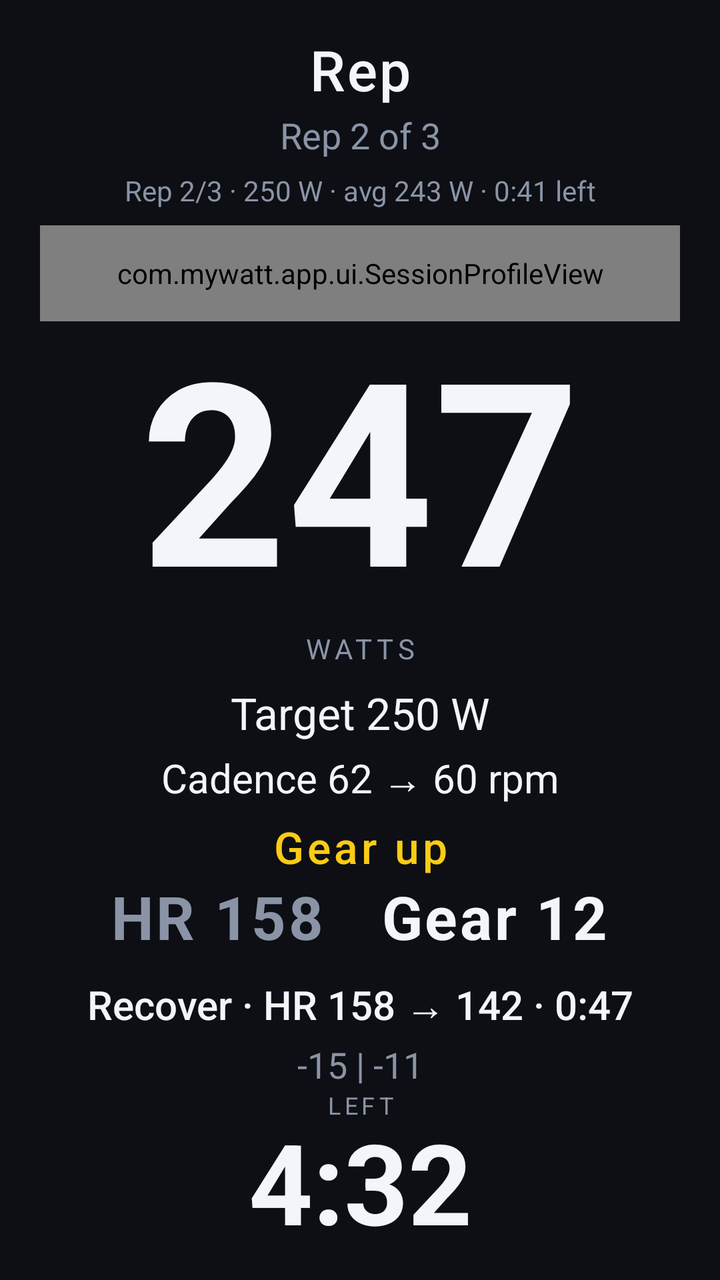
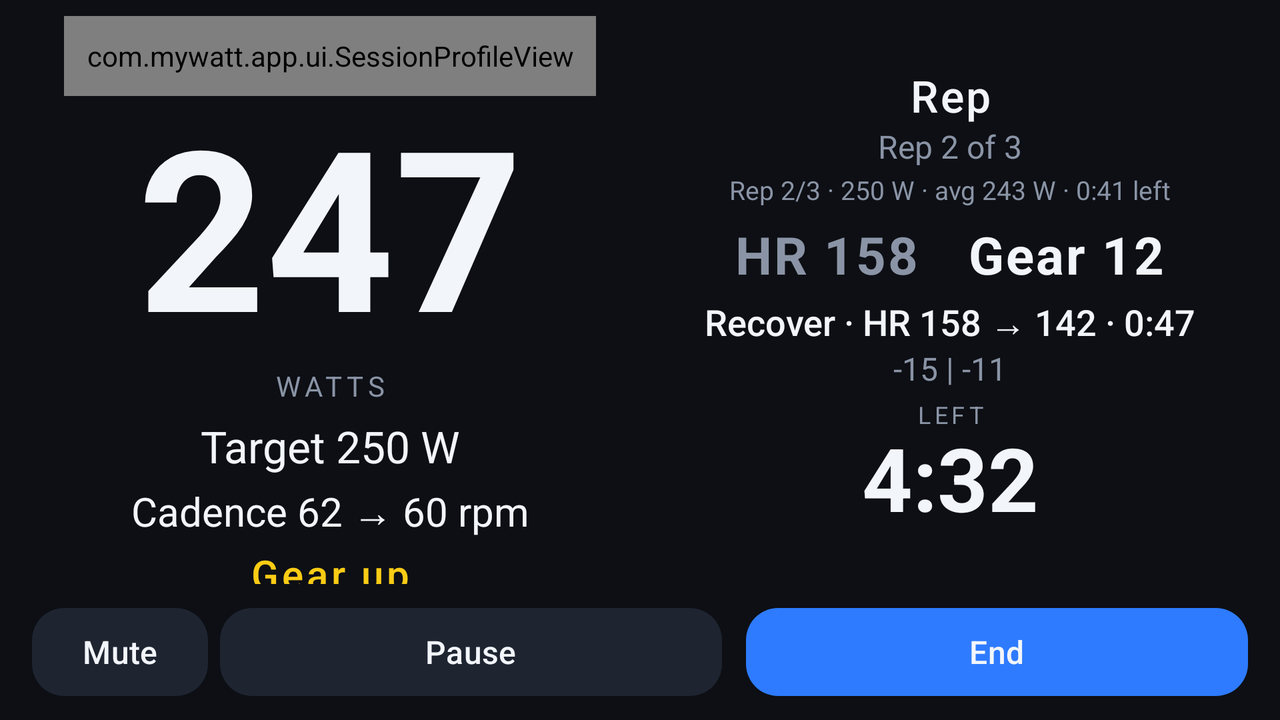

Two renders of one Android screen. The first uses the default layout on a phone; the second uses the alternative layout the repository ships for a different screen configuration, on a matching device. The two XML files are below.
<!-- AndroidManifest.xml: activity theme Theme.MyWatt -->
<!-- res/layout/activity_session.xml -->
<?xml version="1.0" encoding="utf-8"?>
<FrameLayout xmlns:android="http://schemas.android.com/apk/res/android"
    xmlns:app="http://schemas.android.com/apk/res-auto"
    xmlns:tools="http://schemas.android.com/tools"
    android:layout_width="match_parent"
    android:layout_height="match_parent"
    android:background="@color/background"
    tools:context=".session.SessionActivity">

    
    <LinearLayout
        android:id="@+id/livePanel"
        android:layout_width="match_parent"
        android:layout_height="match_parent"
        android:background="@color/background"
        android:orientation="vertical"
        android:paddingStart="20dp"
        android:paddingEnd="20dp"
        android:paddingTop="16dp"
        android:paddingBottom="20dp">

        
        <TextView
            android:id="@+id/blockTitle"
            android:layout_width="match_parent"
            android:layout_height="wrap_content"
            android:fontFamily="sans-serif-medium"
            android:gravity="center_horizontal"
            android:letterSpacing="0.04"
            android:textColor="@color/text_primary"
            android:textSize="28sp"
            tools:text="Rep" />

        <TextView
            android:id="@+id/repLine"
            android:layout_width="match_parent"
            android:layout_height="wrap_content"
            android:layout_marginTop="2dp"
            android:gravity="center_horizontal"
            android:textColor="@color/text_secondary"
            android:textSize="18sp"
            tools:text="Rep 2 of 3" />

        <TextView
            android:id="@+id/statusLine"
            android:layout_width="match_parent"
            android:layout_height="wrap_content"
            android:layout_marginTop="6dp"
            android:gravity="center_horizontal"
            android:textColor="@color/text_secondary"
            android:textSize="14sp"
            tools:text="Rep 2/3 · 250 W · avg 243 W · 0:41 left" />

        <Space
            android:layout_width="match_parent"
            android:layout_height="0dp"
            android:layout_weight="1" />

        
        
        <com.mywatt.app.ui.SessionProfileView
            android:id="@+id/profileStrip"
            android:layout_width="match_parent"
            android:layout_height="48dp"
            android:layout_marginTop="8dp"
            android:layout_marginBottom="4dp" />

        
        <com.mywatt.app.ui.RevCounterView
            android:id="@+id/revCounter"
            android:layout_width="match_parent"
            android:layout_height="wrap_content"
            android:visibility="gone" />

        <TextView
            android:id="@+id/wattsValue"
            android:layout_width="match_parent"
            android:layout_height="wrap_content"
            android:fontFamily="sans-serif"
            android:gravity="center_horizontal"
            android:includeFontPadding="false"
            android:text="@string/no_reading"
            android:textColor="@color/text_primary"
            android:textSize="128sp"
            android:textStyle="bold"
            tools:text="247" />

        <TextView
            android:id="@+id/wattsUnit"
            android:layout_width="match_parent"
            android:layout_height="wrap_content"
            android:gravity="center_horizontal"
            android:letterSpacing="0.16"
            android:text="@string/unit_watts"
            android:textColor="@color/text_secondary"
            android:textSize="14sp" />

        <TextView
            android:id="@+id/targetValue"
            android:layout_width="match_parent"
            android:layout_height="wrap_content"
            android:layout_marginTop="8dp"
            android:gravity="center_horizontal"
            android:textColor="@color/text_primary"
            android:textSize="22sp"
            tools:text="Target 250 W" />

        <TextView
            android:id="@+id/cadenceLine"
            android:layout_width="match_parent"
            android:layout_height="wrap_content"
            android:layout_marginTop="4dp"
            android:gravity="center_horizontal"
            android:textColor="@color/text_primary"
            android:textSize="20sp"
            android:visibility="gone"
            tools:text="Cadence 62 → 60 rpm"
            tools:visibility="visible" />

        <TextView
            android:id="@+id/gearNag"
            android:layout_width="match_parent"
            android:layout_height="wrap_content"
            android:layout_marginTop="6dp"
            android:fontFamily="sans-serif-medium"
            android:gravity="center_horizontal"
            android:letterSpacing="0.08"
            android:text="@string/session_gear_up"
            android:textColor="@color/zone_4"
            android:textSize="22sp"
            android:visibility="invisible"
            tools:visibility="visible" />

        <Space
            android:layout_width="match_parent"
            android:layout_height="0dp"
            android:layout_weight="1" />

        
        <LinearLayout
            android:layout_width="match_parent"
            android:layout_height="wrap_content"
            android:gravity="center"
            android:orientation="horizontal">

            <TextView
                android:id="@+id/hrValue"
                android:layout_width="wrap_content"
                android:layout_height="wrap_content"
                android:fontFamily="sans-serif"
                android:letterSpacing="0.04"
                android:text="@string/hr_unknown"
                android:textColor="@color/text_secondary"
                android:textSize="30sp"
                android:textStyle="bold"
                tools:text="HR 158" />

            <TextView
                android:id="@+id/gearValue"
                android:layout_width="wrap_content"
                android:layout_height="wrap_content"
                android:layout_marginStart="28dp"
                android:fontFamily="sans-serif"
                android:letterSpacing="0.04"
                android:text="@string/gear_unknown"
                android:textColor="@color/text_primary"
                android:textSize="30sp"
                android:textStyle="bold"
                tools:text="Gear 12" />
        </LinearLayout>

        <TextView
            android:id="@+id/recoveryLine"
            android:layout_width="match_parent"
            android:layout_height="wrap_content"
            android:layout_marginTop="10dp"
            android:fontFamily="sans-serif-medium"
            android:gravity="center_horizontal"
            android:textColor="@color/text_primary"
            android:textSize="20sp"
            android:visibility="invisible"
            tools:text="Recover · HR 158 → 142 · 0:47"
            tools:visibility="visible" />

        <TextView
            android:id="@+id/minuteDrops"
            android:layout_width="match_parent"
            android:layout_height="wrap_content"
            android:layout_marginTop="4dp"
            android:gravity="center_horizontal"
            android:textColor="@color/text_secondary"
            android:textSize="18sp"
            android:visibility="invisible"
            tools:text="-15 | -11"
            tools:visibility="visible" />

        <Space
            android:layout_width="match_parent"
            android:layout_height="0dp"
            android:layout_weight="1" />

        
        <TextView
            android:id="@+id/timeLabel"
            android:layout_width="match_parent"
            android:layout_height="wrap_content"
            android:gravity="center_horizontal"
            android:letterSpacing="0.16"
            android:text="@string/session_time_left"
            android:textColor="@color/text_secondary"
            android:textSize="12sp" />

        <TextView
            android:id="@+id/timeValue"
            android:layout_width="match_parent"
            android:layout_height="wrap_content"
            android:fontFamily="sans-serif"
            android:gravity="center_horizontal"
            android:includeFontPadding="false"
            android:text="@string/no_reading"
            android:textColor="@color/text_primary"
            android:textSize="56sp"
            android:textStyle="bold"
            tools:text="4:32" />

        <LinearLayout
            android:layout_width="match_parent"
            android:layout_height="wrap_content"
            android:layout_marginTop="12dp"
            android:orientation="horizontal">

            <com.google.android.material.button.MaterialButton
                android:id="@+id/muteButton"
                style="@style/Widget.Material3.Button.TonalButton"
                android:layout_width="wrap_content"
                android:layout_height="56dp"
                android:layout_marginEnd="6dp"
                android:contentDescription="@string/cues_mute"
                android:text="@string/cues_mute"
                android:textColor="@color/text_primary"
                android:textSize="16sp"
                app:backgroundTint="@color/surface_variant"
                app:cornerRadius="16dp" />

            <com.google.android.material.button.MaterialButton
                android:id="@+id/pauseButton"
                style="@style/Widget.Material3.Button.TonalButton"
                android:layout_width="0dp"
                android:layout_height="56dp"
                android:layout_marginEnd="6dp"
                android:layout_weight="1"
                android:text="@string/action_pause"
                android:textColor="@color/text_primary"
                android:textSize="16sp"
                app:backgroundTint="@color/surface_variant"
                app:cornerRadius="16dp" />

            <com.google.android.material.button.MaterialButton
                android:id="@+id/endButton"
                android:layout_width="0dp"
                android:layout_height="56dp"
                android:layout_marginStart="6dp"
                android:layout_weight="1"
                android:text="@string/action_end"
                android:textSize="16sp"
                app:cornerRadius="16dp" />
        </LinearLayout>
    </LinearLayout>

    
    <LinearLayout
        android:id="@+id/resultsPanel"
        android:layout_width="match_parent"
        android:layout_height="match_parent"
        android:background="@color/background"
        android:orientation="vertical"
        android:paddingStart="20dp"
        android:paddingEnd="20dp"
        android:paddingTop="16dp"
        android:paddingBottom="16dp"
        android:visibility="gone">

        <ScrollView
            android:layout_width="match_parent"
            android:layout_height="0dp"
            android:layout_weight="1"
            android:clipToPadding="false"
            android:paddingBottom="12dp">

            <LinearLayout
                android:layout_width="match_parent"
                android:layout_height="wrap_content"
                android:orientation="vertical">

                <TextView
                    android:id="@+id/resultsTitle"
                    android:layout_width="match_parent"
                    android:layout_height="wrap_content"
                    android:fontFamily="sans-serif-medium"
                    android:letterSpacing="0.04"
                    android:text="@string/session_complete"
                    android:textColor="@color/text_primary"
                    android:textSize="28sp" />

                <TextView
                    android:id="@+id/verdictText"
                    android:layout_width="match_parent"
                    android:layout_height="wrap_content"
                    android:layout_marginTop="6dp"
                    android:textColor="@color/text_secondary"
                    android:textSize="16sp"
                    tools:text="All 3 reps on target · Recovery 60 / 65 / 72 s" />

                <HorizontalScrollView
                    android:layout_width="match_parent"
                    android:layout_height="wrap_content"
                    android:layout_marginTop="18dp"
                    android:background="@drawable/bg_card"
                    android:padding="12dp"
                    android:scrollbars="none">

                    <TableLayout
                        android:id="@+id/resultsTable"
                        android:layout_width="wrap_content"
                        android:layout_height="wrap_content"
                        android:shrinkColumns="*" />
                </HorizontalScrollView>
            </LinearLayout>
        </ScrollView>

        <LinearLayout
            android:layout_width="match_parent"
            android:layout_height="wrap_content"
            android:orientation="horizontal"
            android:paddingTop="8dp">

            <com.google.android.material.button.MaterialButton
                android:id="@+id/shareResultsButton"
                style="@style/Widget.Material3.Button.TonalButton"
                android:layout_width="0dp"
                android:layout_height="56dp"
                android:layout_marginEnd="6dp"
                android:layout_weight="1"
                android:text="@string/action_share_log"
                android:textColor="@color/text_primary"
                android:textSize="16sp"
                app:backgroundTint="@color/surface_variant"
                app:cornerRadius="16dp" />

            <com.google.android.material.button.MaterialButton
                android:id="@+id/doneButton"
                android:layout_width="0dp"
                android:layout_height="56dp"
                android:layout_marginStart="6dp"
                android:layout_weight="1"
                android:text="@string/action_done"
                android:textSize="16sp"
                app:cornerRadius="16dp" />
        </LinearLayout>
    </LinearLayout>
</FrameLayout>
<!-- resources referenced by this layout -->
<resources>
  <color name="background">#0D0F14</color>
  <color name="surface_variant">#1E2430</color>
  <color name="text_primary">#F2F5FA</color>
  <color name="text_secondary">#8A94A6</color>
  <color name="zone_4">#FACC15</color>
  <string name="action_done">Done</string>
  <string name="action_end">End</string>
  <string name="action_pause">Pause</string>
  <string name="action_share_log">Share ride log</string>
  <string name="cues_mute">Mute</string>
  <string name="gear_unknown">Gear --</string>
  <string name="hr_unknown">HR --</string>
  <string name="no_reading">--</string>
  <string name="session_complete">Session complete</string>
  <string name="session_gear_up">Gear up</string>
  <string name="session_time_left">LEFT</string>
  <string name="unit_watts">WATTS</string>
  <style name="Theme.MyWatt" parent="Theme.Material3.Dark.NoActionBar">
          <item name="colorPrimary">@color/accent</item>
          <item name="colorOnPrimary">@color/text_primary</item>
          <item name="colorSurface">@color/surface</item>
          <item name="colorOnSurface">@color/text_primary</item>
          <item name="android:colorBackground">@color/background</item>
          <item name="android:windowBackground">@color/background</item>
          <item name="android:statusBarColor">@color/background</item>
          <item name="android:navigationBarColor">@color/background</item>
          <item name="android:windowLightStatusBar" tools:targetApi="m">false</item>
      </style>
  <color name="accent">#2E7BFF</color>
  <color name="surface">#161A22</color>
</resources>
<!-- res/layout-land/activity_session.xml (the repository's variant of the layout above) -->
<!-- drawn on the phone turned sideways -->
<?xml version="1.0" encoding="utf-8"?>
<FrameLayout xmlns:android="http://schemas.android.com/apk/res/android"
    xmlns:app="http://schemas.android.com/apk/res-auto"
    xmlns:tools="http://schemas.android.com/tools"
    android:layout_width="match_parent"
    android:layout_height="match_parent"
    android:background="@color/background"
    tools:context=".session.SessionActivity">

    <LinearLayout
        android:id="@+id/livePanel"
        android:layout_width="match_parent"
        android:layout_height="match_parent"
        android:background="@color/background"
        android:orientation="vertical"
        android:paddingStart="16dp"
        android:paddingEnd="16dp"
        android:paddingTop="8dp"
        android:paddingBottom="8dp">

        <LinearLayout
            android:layout_width="match_parent"
            android:layout_height="0dp"
            android:layout_weight="1"
            android:orientation="horizontal">

            
            <LinearLayout
                android:id="@+id/bandPanel"
                android:layout_width="0dp"
                android:layout_height="match_parent"
                android:layout_weight="1"
                android:background="@color/background"
                android:gravity="center"
                android:orientation="vertical">

                
                <com.mywatt.app.ui.SessionProfileView
                    android:id="@+id/profileStrip"
                    android:layout_width="match_parent"
                    android:layout_height="40dp"
                    android:layout_marginStart="16dp"
                    android:layout_marginEnd="16dp"
                    android:layout_marginBottom="4dp" />

                
                <com.mywatt.app.ui.RevCounterView
                    android:id="@+id/revCounter"
                    android:layout_width="match_parent"
                    android:layout_height="wrap_content"
                    android:visibility="gone" />

                <TextView
                    android:id="@+id/wattsValue"
                    android:layout_width="match_parent"
                    android:layout_height="wrap_content"
                    android:fontFamily="sans-serif"
                    android:gravity="center_horizontal"
                    android:includeFontPadding="false"
                    android:text="@string/no_reading"
                    android:textColor="@color/text_primary"
                    android:textSize="112sp"
                    android:textStyle="bold"
                    tools:text="247" />

                <TextView
                    android:id="@+id/wattsUnit"
                    android:layout_width="match_parent"
                    android:layout_height="wrap_content"
                    android:gravity="center_horizontal"
                    android:letterSpacing="0.16"
                    android:text="@string/unit_watts"
                    android:textColor="@color/text_secondary"
                    android:textSize="14sp" />

                <TextView
                    android:id="@+id/targetValue"
                    android:layout_width="match_parent"
                    android:layout_height="wrap_content"
                    android:layout_marginTop="6dp"
                    android:gravity="center_horizontal"
                    android:textColor="@color/text_primary"
                    android:textSize="22sp"
                    tools:text="Target 250 W" />

                <TextView
                    android:id="@+id/cadenceLine"
                    android:layout_width="match_parent"
                    android:layout_height="wrap_content"
                    android:layout_marginTop="4dp"
                    android:gravity="center_horizontal"
                    android:textColor="@color/text_primary"
                    android:textSize="20sp"
                    android:visibility="gone"
                    tools:text="Cadence 62 → 60 rpm"
                    tools:visibility="visible" />

                <TextView
                    android:id="@+id/gearNag"
                    android:layout_width="match_parent"
                    android:layout_height="wrap_content"
                    android:layout_marginTop="4dp"
                    android:fontFamily="sans-serif-medium"
                    android:gravity="center_horizontal"
                    android:letterSpacing="0.08"
                    android:text="@string/session_gear_up"
                    android:textColor="@color/zone_4"
                    android:textSize="20sp"
                    android:visibility="invisible"
                    tools:visibility="visible" />
            </LinearLayout>

            
            <LinearLayout
                android:layout_width="0dp"
                android:layout_height="match_parent"
                android:layout_marginStart="12dp"
                android:layout_weight="1"
                android:gravity="center"
                android:orientation="vertical">

                <TextView
                    android:id="@+id/blockTitle"
                    android:layout_width="match_parent"
                    android:layout_height="wrap_content"
                    android:fontFamily="sans-serif-medium"
                    android:gravity="center_horizontal"
                    android:letterSpacing="0.04"
                    android:textColor="@color/text_primary"
                    android:textSize="22sp"
                    tools:text="Rep" />

                <TextView
                    android:id="@+id/repLine"
                    android:layout_width="match_parent"
                    android:layout_height="wrap_content"
                    android:gravity="center_horizontal"
                    android:textColor="@color/text_secondary"
                    android:textSize="16sp"
                    tools:text="Rep 2 of 3" />

                <TextView
                    android:id="@+id/statusLine"
                    android:layout_width="match_parent"
                    android:layout_height="wrap_content"
                    android:layout_marginTop="2dp"
                    android:gravity="center_horizontal"
                    android:maxLines="2"
                    android:textColor="@color/text_secondary"
                    android:textSize="13sp"
                    tools:text="Rep 2/3 · 250 W · avg 243 W · 0:41 left" />

                <LinearLayout
                    android:layout_width="match_parent"
                    android:layout_height="wrap_content"
                    android:layout_marginTop="6dp"
                    android:gravity="center"
                    android:orientation="horizontal">

                    <TextView
                        android:id="@+id/hrValue"
                        android:layout_width="wrap_content"
                        android:layout_height="wrap_content"
                        android:fontFamily="sans-serif"
                        android:letterSpacing="0.04"
                        android:text="@string/hr_unknown"
                        android:textColor="@color/text_secondary"
                        android:textSize="26sp"
                        android:textStyle="bold"
                        tools:text="HR 158" />

                    <TextView
                        android:id="@+id/gearValue"
                        android:layout_width="wrap_content"
                        android:layout_height="wrap_content"
                        android:layout_marginStart="24dp"
                        android:fontFamily="sans-serif"
                        android:letterSpacing="0.04"
                        android:text="@string/gear_unknown"
                        android:textColor="@color/text_primary"
                        android:textSize="26sp"
                        android:textStyle="bold"
                        tools:text="Gear 12" />
                </LinearLayout>

                <TextView
                    android:id="@+id/recoveryLine"
                    android:layout_width="match_parent"
                    android:layout_height="wrap_content"
                    android:layout_marginTop="4dp"
                    android:fontFamily="sans-serif-medium"
                    android:gravity="center_horizontal"
                    android:textColor="@color/text_primary"
                    android:textSize="18sp"
                    android:visibility="invisible"
                    tools:text="Recover · HR 158 → 142 · 0:47"
                    tools:visibility="visible" />

                <TextView
                    android:id="@+id/minuteDrops"
                    android:layout_width="match_parent"
                    android:layout_height="wrap_content"
                    android:gravity="center_horizontal"
                    android:textColor="@color/text_secondary"
                    android:textSize="16sp"
                    android:visibility="invisible"
                    tools:text="-15 | -11"
                    tools:visibility="visible" />

                <TextView
                    android:id="@+id/timeLabel"
                    android:layout_width="match_parent"
                    android:layout_height="wrap_content"
                    android:layout_marginTop="4dp"
                    android:gravity="center_horizontal"
                    android:letterSpacing="0.16"
                    android:text="@string/session_time_left"
                    android:textColor="@color/text_secondary"
                    android:textSize="12sp" />

                <TextView
                    android:id="@+id/timeValue"
                    android:layout_width="match_parent"
                    android:layout_height="wrap_content"
                    android:fontFamily="sans-serif"
                    android:gravity="center_horizontal"
                    android:includeFontPadding="false"
                    android:text="@string/no_reading"
                    android:textColor="@color/text_primary"
                    android:textSize="44sp"
                    android:textStyle="bold"
                    tools:text="4:32" />
            </LinearLayout>
        </LinearLayout>

        <LinearLayout
            android:layout_width="match_parent"
            android:layout_height="wrap_content"
            android:layout_marginTop="8dp"
            android:orientation="horizontal">

            <com.google.android.material.button.MaterialButton
                android:id="@+id/muteButton"
                style="@style/Widget.Material3.Button.TonalButton"
                android:layout_width="wrap_content"
                android:layout_height="52dp"
                android:layout_marginEnd="6dp"
                android:contentDescription="@string/cues_mute"
                android:text="@string/cues_mute"
                android:textColor="@color/text_primary"
                android:textSize="16sp"
                app:backgroundTint="@color/surface_variant"
                app:cornerRadius="16dp" />

            <com.google.android.material.button.MaterialButton
                android:id="@+id/pauseButton"
                style="@style/Widget.Material3.Button.TonalButton"
                android:layout_width="0dp"
                android:layout_height="52dp"
                android:layout_marginEnd="6dp"
                android:layout_weight="1"
                android:text="@string/action_pause"
                android:textColor="@color/text_primary"
                android:textSize="16sp"
                app:backgroundTint="@color/surface_variant"
                app:cornerRadius="16dp" />

            <com.google.android.material.button.MaterialButton
                android:id="@+id/endButton"
                android:layout_width="0dp"
                android:layout_height="52dp"
                android:layout_marginStart="6dp"
                android:layout_weight="1"
                android:text="@string/action_end"
                android:textSize="16sp"
                app:cornerRadius="16dp" />
        </LinearLayout>
    </LinearLayout>

    
    <LinearLayout
        android:id="@+id/resultsPanel"
        android:layout_width="match_parent"
        android:layout_height="match_parent"
        android:background="@color/background"
        android:orientation="vertical"
        android:paddingStart="16dp"
        android:paddingEnd="16dp"
        android:paddingTop="8dp"
        android:paddingBottom="8dp"
        android:visibility="gone">

        <ScrollView
            android:layout_width="match_parent"
            android:layout_height="0dp"
            android:layout_weight="1"
            android:clipToPadding="false"
            android:paddingBottom="12dp">

            <LinearLayout
                android:layout_width="match_parent"
                android:layout_height="wrap_content"
                android:orientation="vertical">

                <TextView
                    android:id="@+id/resultsTitle"
                    android:layout_width="match_parent"
                    android:layout_height="wrap_content"
                    android:fontFamily="sans-serif-medium"
                    android:letterSpacing="0.04"
                    android:text="@string/session_complete"
                    android:textColor="@color/text_primary"
                    android:textSize="24sp" />

                <TextView
                    android:id="@+id/verdictText"
                    android:layout_width="match_parent"
                    android:layout_height="wrap_content"
                    android:layout_marginTop="6dp"
                    android:textColor="@color/text_secondary"
                    android:textSize="15sp"
                    tools:text="All 3 reps on target · Recovery 60 / 65 / 72 s" />

                <HorizontalScrollView
                    android:layout_width="match_parent"
                    android:layout_height="wrap_content"
                    android:layout_marginTop="12dp"
                    android:background="@drawable/bg_card"
                    android:padding="12dp"
                    android:scrollbars="none">

                    <TableLayout
                        android:id="@+id/resultsTable"
                        android:layout_width="wrap_content"
                        android:layout_height="wrap_content"
                        android:shrinkColumns="*" />
                </HorizontalScrollView>
            </LinearLayout>
        </ScrollView>

        <LinearLayout
            android:layout_width="match_parent"
            android:layout_height="wrap_content"
            android:orientation="horizontal"
            android:paddingTop="8dp">

            <com.google.android.material.button.MaterialButton
                android:id="@+id/shareResultsButton"
                style="@style/Widget.Material3.Button.TonalButton"
                android:layout_width="0dp"
                android:layout_height="52dp"
                android:layout_marginEnd="6dp"
                android:layout_weight="1"
                android:text="@string/action_share_log"
                android:textColor="@color/text_primary"
                android:textSize="16sp"
                app:backgroundTint="@color/surface_variant"
                app:cornerRadius="16dp" />

            <com.google.android.material.button.MaterialButton
                android:id="@+id/doneButton"
                android:layout_width="0dp"
                android:layout_height="52dp"
                android:layout_marginStart="6dp"
                android:layout_weight="1"
                android:text="@string/action_done"
                android:textSize="16sp"
                app:cornerRadius="16dp" />
        </LinearLayout>
    </LinearLayout>
</FrameLayout>
